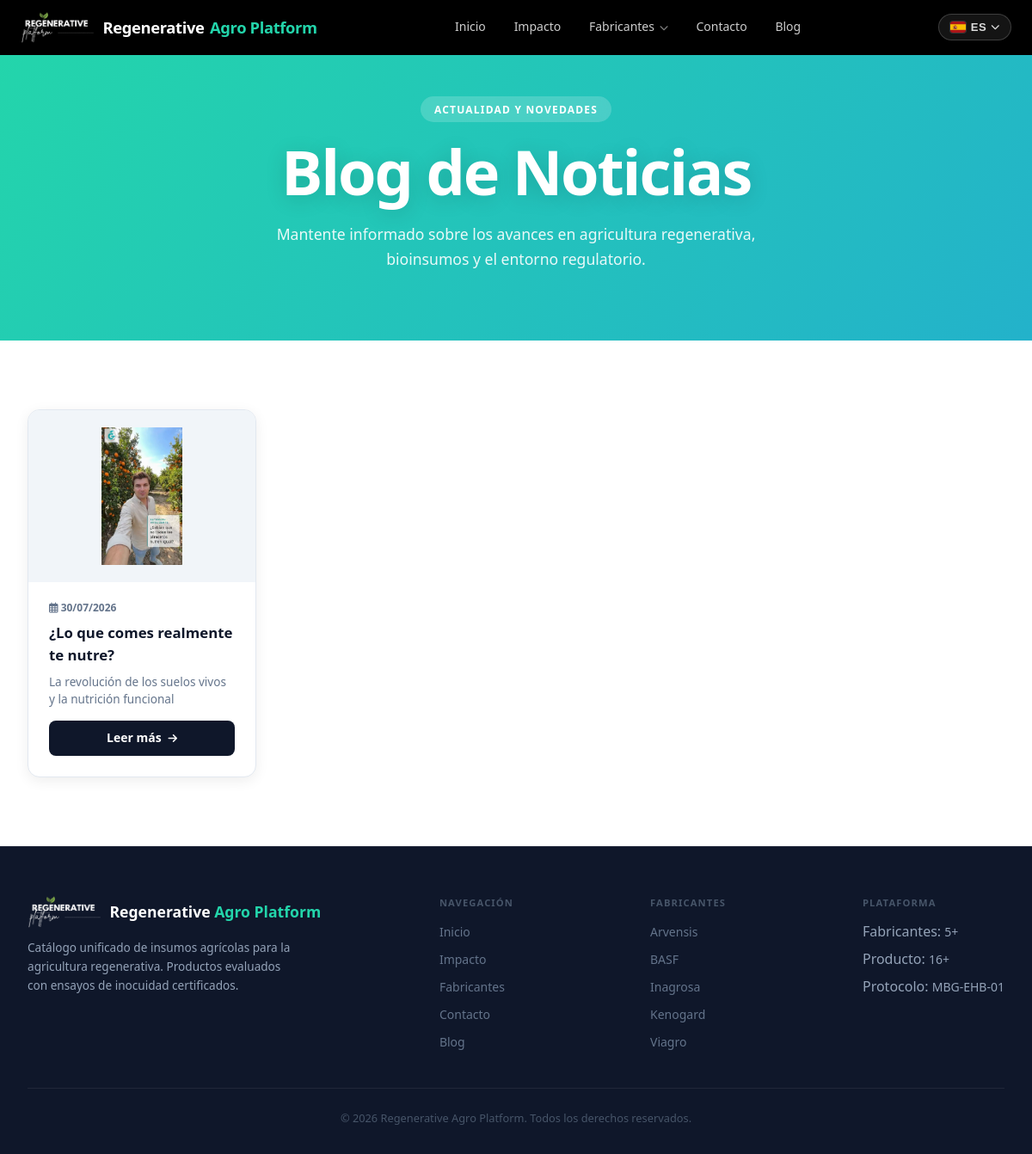
Screenshot of /blog.php with the database file from the repository.
### tables this page shows
CREATE TABLE `blog` (
  `id` int(11) NOT NULL,
  `titulo` varchar(255) NOT NULL,
  `slug` varchar(150) NOT NULL DEFAULT '',
  `resumen` text,
  `contenido` text NOT NULL,
  `imagen` varchar(255) DEFAULT NULL,
  `fecha` datetime NOT NULL DEFAULT CURRENT_TIMESTAMP
);

CREATE TABLE `fabricantes` (
  `id` int(11) NOT NULL,
  `nombre` varchar(255) NOT NULL,
  `descripcion` text,
  `imagen` varchar(255) DEFAULT NULL,
  `slug` varchar(150) NOT NULL DEFAULT '',
  `activo` char(1) DEFAULT 'S'
);

### i18n.php (called while the page is built, shortened)
<?php
$allowed_langs = ['es', 'en', 'pt', 'fr', 'ca'];
if (isset($_SESSION['lang'])) {
    $current_lang = $_SESSION['lang'];
} elseif (isset($_COOKIE['user_lang']) && in_array($_COOKIE['user_lang'], $allowed_langs)) {
    $current_lang = $_COOKIE['user_lang'];
} else {
    $current_lang = 'es';
}
$lang_file = __DIR__ . "/lang/{$current_lang}.php";
$translations = file_exists($lang_file) ? require $lang_file : [];
$url_map = [
    'es' => ['index' => '', 'blog' => 'blog.php'],
    'en' => ['index' => '', 'blog' => 'news.php'],
    'pt' => ['index' => '', 'blog' => 'noticias.php'],
    'fr' => ['index' => '', 'blog' => 'nouvelles.php'],
    'ca' => ['index' => '', 'blog' => 'noticies.php'],
];
$current_url_map = $url_map[$current_lang] ?? $url_map['es'];
$page_segment_map = [
    'es' => ['fabricante' => 'fabricante',   'producto' => 'producto', 'blog' => 'blog'],
    'en' => ['fabricante' => 'manufacturer', 'producto' => 'product',  'blog' => 'news'],
    'pt' => ['fabricante' => 'fabricante',   'producto' => 'produto',  'blog' => 'noticias'],
    'fr' => ['fabricante' => 'fabricant',    'producto' => 'produit',  'blog' => 'nouvelles'],
    'ca' => ['fabricante' => 'fabricant',    'producto' => 'producte', 'blog' => 'noticies'],
];
$current_page_segment_map = $page_segment_map[$current_lang] ?? $page_segment_map['es'];
function __t($key, $default = '') {
    global $translations;
    return $translations[$key] ?? ($default ?: $key);
}
function __anchor($key) {
    global $current_lang;
    $anchors = [
        'fabricantes' => [
            'es' => 'fabricantes',
            'en' => 'manufacturers',
            'pt' => 'fabricantes',
            'fr' => 'fabricants',
            'ca' => 'fabricants',
        ],
        'contacto' => [
            'es' => 'contacto',
            'en' => 'contact',
            'pt' => 'contato',
            'fr' => 'contact',
            'ca' => 'contacte',
        ],
        'impacto' => [
            'es' => 'impacto',
            'en' => 'impact',
            'pt' => 'impacto',
            'fr' => 'impact',
            'ca' => 'impacte',
        ],
    ];
    return $anchors[$key][$current_lang] ?? $anchors[$key]['es'] ?? $key;
}
function __url($page_key, $params = []) {
    global $current_url_map, $current_lang, $current_page_segment_map;
    if (in_array($page_key, ['fabricante', 'producto', 'blog'], true) && !empty($params['slug'])) {
        $segment = $current_page_segment_map[$page_key] ?? $page_key;
        $slug = $params['slug'];
        unset($params['slug']);
        $url = BASE_PATH . '/' . $current_lang . '/' . $segment . '/' . rawurlencode($slug);
        return $url . (!empty($params) ? '?' . http_build_query($params) : '');
    }
    $path = $current_url_map[$page_key] ?? ($page_key . '.php');
    $url = BASE_PATH . '/' . $current_lang . '/' . $path;
    return $url . (!empty($params) ? '?' . http_build_query($params) : '');
}
function __asset_url($path) {
    $isRootRelative = $path[0] === '/';
    $relativePath = preg_replace('#^(?:\./)+#', '', ltrim($path, '/'));
    return BASE_PATH . '/' . ltrim($path, './');
}
function __tdb($mysqli, $tabla, $traduccion_id, $campo, $textoOriginal) {
    global $current_lang;
    if ($current_lang === 'es' || empty($textoOriginal)) {
        return $textoOriginal;
    }
    return $textoOriginal;
}
?>

### blog.php (the view, shortened to what this page needs)
<?php
require_once __DIR__ . '/i18n.php';
require_once __DIR__ . '/db_connection.php';
$singleNews = null;
$noticiasList = [];
if (!$singleNews) {
    $res = $mysqli->query('SELECT id, titulo, slug, resumen, contenido, imagen, fecha
                           FROM blog
                           ORDER BY fecha DESC');
    if ($res) {
        while ($row = $res->fetch_assoc()) {
            $noticiasList[] = $row;
        }
    }
}
$protocol = (!empty($_SERVER['HTTPS']) && $_SERVER['HTTPS'] !== 'off') ? 'https' : 'http';
$currentUrl = $protocol . '://' . $_SERVER['HTTP_HOST'] . $_SERVER['REQUEST_URI'];
$shareUrl = static function (string $baseUrl, array $parameters): string {
    return $baseUrl . '?' . http_build_query($parameters, '', '&', PHP_QUERY_RFC3986);
};
?>
<!DOCTYPE html>
<html lang="<?php echo isset($current_lang) ? $current_lang : 'es'; ?>">
<head>
    <link rel="stylesheet" href="<?php echo BASE_PATH; ?>/style.css?v=<?php echo time(); ?>">
    <link rel="stylesheet" href="https://cdnjs.cloudflare.com/ajax/libs/font-awesome/6.0.0/css/all.min.css">
</head>
<body>
<?php require_once __DIR__ . '/nav.php'; ?>
<?php if ($singleNews):
    $titulo = __tdb($mysqli, 'blog', $singleNews['id'], 'titulo', $singleNews['titulo']);
    $contenido = __tdb($mysqli, 'blog', $singleNews['id'], 'contenido', $singleNews['contenido']);
?>
    <section class="hero-section" style="min-height: 45vh; padding: 4rem 2rem 6rem 2rem; background: linear-gradient(135deg, #0f172a 0%, #1e293b 100%);">
        <div class="hero-content" style="max-width: 860px; margin: 0 auto; text-align: left;">
            <a href="<?php echo htmlspecialchars(__url('blog')); ?>" class="btn-back">
                <i class="fas fa-arrow-left"></i> <?php echo __t('blog.volver', 'Volver al blog'); ?>
            </a>
            <h1 class="hero-title" style="font-size: 2.6rem; margin-top: 1.5rem; line-height: 1.25; color: #ffffff;">
                <?php echo htmlspecialchars($titulo); ?>
            </h1>
        </div>
    </section>
    <div class="article-container">
        <article class="article-card">
            <div class="article-meta">
                <span class="article-meta-badge">
                    <i class="fas fa-tag"></i> <?php echo __t('blog.categoria', 'Actualidad'); ?>
                </span>
                <span>
                    <i class="far fa-calendar-alt"></i> <?php echo date('d/m/Y', strtotime($singleNews['fecha'])); ?>
                </span>
            </div>
            <?php if (!empty($singleNews['imagen'])): ?>
                <div class="article-img-wrapper">
                    <img src="<?php echo htmlspecialchars(__asset_url($singleNews['imagen'])); ?>" alt="<?php echo htmlspecialchars($titulo); ?>">
                </div>
            <?php endif; ?>
            <div class="article-content">
    <?php
        $contenidoConRutas = str_replace(
            ['src="./media/', "src='./media/", 'src="media/', "src='media/"],
            ['src="/media/', "src='/media/", 'src="/media/', "src='/media/"],
            $contenido
        );
        echo nl2br($contenidoConRutas);
    ?>
</div>
            <div class="share-container">
                <span class="share-title"><?php echo __t('blog.compartir', 'Compartir:'); ?></span>
                <div class="share-buttons">
                    <a href="<?php echo htmlspecialchars($shareUrl('https://www.facebook.com/sharer/sharer.php', ['u' => $currentUrl]), ENT_QUOTES, 'UTF-8'); ?>"
                    target="_blank" rel="noopener noreferrer" class="share-btn share-facebook" title="<?php echo __t('blog.share_facebook', 'Compartir en Facebook'); ?>">
                        <i class="fa-brands fa-facebook-f"></i>
                    </a>
                    <a href="<?php echo htmlspecialchars($shareUrl('https://www.linkedin.com/sharing/share-offsite/', ['url' => $currentUrl]), ENT_QUOTES, 'UTF-8'); ?>"
                    target="_blank" rel="noopener noreferrer" class="share-btn share-linkedin" title="<?php echo __t('blog.share_linkedin', 'Compartir en LinkedIn'); ?>">
                        <i class="fa-brands fa-linkedin-in"></i>
                    </a>
                    <a href="https://twitter.com/intent/tweet?url=<?php echo urlencode($currentUrl); ?>&text=<?php echo urlencode($titulo); ?>"
                    target="_blank" rel="noopener noreferrer" class="share-btn share-x" title="<?php echo __t('blog.share_x', 'Compartir en X'); ?>">
                        <svg viewBox="0 0 24 24" width="18" height="18" fill="currentColor">
                            <path d="M18.244 2.25h3.308l-7.227 8.26 8.502 11.24H16.17l-5.214-6.817L4.99 21.75H1.68l7.73-8.835L1.254 2.25H8.08l4.713 6.231zm-1.161 17.52h1.833L7.084 4.126H5.117z"/>
                        </svg>
                    </a>
                    <a href="https://api.whatsapp.com/send?text=<?php echo urlencode($titulo . ' - ' . $currentUrl); ?>"
                    target="_blank" rel="noopener noreferrer" class="share-btn share-whatsapp" title="<?php echo __t('blog.share_whatsapp', 'Compartir en WhatsApp'); ?>">
                        <i class="fa-brands fa-whatsapp"></i>
                    </a>
                    <a href="<?php echo htmlspecialchars($shareUrl('mailto:', ['subject' => $titulo, 'body' => 'Te comparto este artículo: ' . $currentUrl]), ENT_QUOTES, 'UTF-8'); ?>"
                    class="share-btn share-email" title="Enviar por Email">
                        <i class="fas fa-envelope"></i>
                    </a>
                </div>
            </div>
        </article>
    </div>
<?php else: ?>
    <section class="hero-section" style="min-height: 35vh; padding: 3rem 2rem;">
        <div class="hero-content">
            <span class="hero-eyebrow"><?php echo __t('blog.eyebrow', 'Actualidad y Novedades'); ?></span>
            <h1 class="hero-title"><?php echo __t('blog.title', 'Blog de Noticias'); ?></h1>
            <p class="hero-desc"><?php echo __t('blog.desc', 'Mantente informado sobre los avances en agricultura regenerativa, bioinsumos y el entorno regulatorio.'); ?></p>
        </div>
    </section>
    <section class="section-pad">
        <div class="section-inner">
            <?php if (!empty($noticiasList)): ?>
                <div class="product-grid">
                    <?php foreach ($noticiasList as $item):
                        $itemTitulo = __tdb($mysqli, 'blog', $item['id'], 'titulo', $item['titulo']);
                        $itemResumen = __tdb($mysqli, 'blog', $item['id'], 'resumen', $item['resumen']);
                        $itemSlug = __tdb($mysqli, 'blog', $item['id'], 'slug', $item['slug']);
                    ?>
                        <article class="product-card">
                            <div class="card-img">
                                <?php if (!empty($item['imagen'])): ?>
                                    <img src="<?php echo htmlspecialchars(__asset_url($item['imagen'])); ?>"
                                        alt="<?php echo htmlspecialchars($itemTitulo); ?>"
                                        style="max-width: 100%; max-height: 100%; width: auto; height: auto; object-fit: contain;">
                                <?php else: ?>
                                    <i class="fas fa-newspaper" style="font-size:3rem; color:#cbd5e1;"></i>
                                <?php endif; ?>
                            </div>
                            <div class="card-body">
                                <span style="font-size: 0.75rem; color: var(--muted); font-weight: 600;">
                                    <i class="far fa-calendar-alt"></i> <?php echo date('d/m/Y', strtotime($item['fecha'])); ?>
                                </span>
                                <h3><?php echo htmlspecialchars($itemTitulo); ?></h3>
                                <p><?php echo htmlspecialchars($itemResumen); ?></p>
                                <a href="<?php echo htmlspecialchars(__url('blog', ['slug' => $itemSlug])); ?>" class="btn btn-full">
                                    <?php echo __t('blog.leer_mas', 'Leer más'); ?> <i class="fas fa-arrow-right" aria-hidden="true" style="font-size:0.75rem; margin-left:4px;"></i>
                                </a>
                            </div>
                        </article>
                    <?php endforeach; ?>
                </div>
            <?php endif; ?>
        </div>
    </section>
<?php endif; ?>
<?php require_once __DIR__ . '/footer.php'; ?>
</body>
</html>

### footer.php (shortened to what this page needs)
<?php
require_once __DIR__ . '/i18n.php';
if (!isset($fabricantesData) && isset($mysqli)) {
    $fabricantesData = [];
    $resFabFooter = $mysqli->query("SELECT id, nombre, slug FROM fabricantes WHERE activo = 'S' ORDER BY nombre");
    if ($resFabFooter) {
        while ($r = $resFabFooter->fetch_assoc()) {
            $fabricantesData[] = $r;
        }
    }
}
$totFab   = $totalFabricantes ?? (isset($fabricantesData) ? count($fabricantesData) : 0);
$totProd  = $totalProductos ?? (isset($mysqli) ? (int)$mysqli->query("SELECT COUNT(*) AS c FROM productos p INNER JOIN fabricantes f ON p.fabricante_id = f.id WHERE f.activo = 'S'")->fetch_assoc()['c'] : 0);
?>
<footer>
    <div class="footer-inner">
        <div class="footer-brand">
            <div class="footer-brand-name">
            <a href="<?php echo htmlspecialchars(__url('index')); ?>" class="footer-logo-link">
                    <img src="/media/logo.png" alt="Logo Regenerative Agro Platform" class="nav-brand-logo">
                    <span>Regenerative<span style="color:var(--teal);"> Agro Platform</span></span>
                </a>
            </div>
            <p><?php echo __t('index.footer_brand_desc', 'Catálogo unificado de insumos agrícolas para la agricultura regenerativa. Productos evaluados con ensayos de inocuidad certificados.'); ?></p>
        </div>
        <div class="footer-col">
            <h4><?php echo __t('footer.nav_title', 'Navegación'); ?></h4>
            <ul>
                <li><a href="<?php echo htmlspecialchars(__url('index')); ?>"><?php echo __t('nav.inicio', 'Inicio'); ?></a></li>
                <li><a href="<?php echo htmlspecialchars(__url('index')); ?>#<?php echo htmlspecialchars(__anchor('impacto')); ?>"><?php echo __t('footer.impacto', 'Impacto'); ?></a></li>
                <li><a href="<?php echo htmlspecialchars(__url('index')); ?>#<?php echo htmlspecialchars(__anchor('fabricantes')); ?>"><?php echo __t('nav.fabricantes', 'Fabricantes'); ?></a></li>
                <li><a href="<?php echo htmlspecialchars(__url('index')); ?>#<?php echo htmlspecialchars(__anchor('contacto')); ?>"><?php echo __t('footer.contacto', 'Contacto'); ?></a></li>
                <li><a href="<?php echo htmlspecialchars(__url('blog')); ?>#blog"><?php echo __t('footer.blog', 'Blog'); ?></a></li>
            </ul>
        </div>
        <div class="footer-col">
            <h4><?php echo __t('footer.manufacturers_title', 'Fabricantes'); ?></h4>
            <ul>
                <?php if (!empty($fabricantesData)): ?>
                    <?php foreach ($fabricantesData as $fab): ?>
                        <li>
                            <?php $fabricanteUrl = !empty($fab['slug'])
                                ? __url('fabricante', ['slug' => $fab['slug']])
                                : __url('fabricante', ['id' => (int)$fab['id']]); ?>
                            <a href="<?php echo htmlspecialchars($fabricanteUrl); ?>">
                                <?php echo htmlspecialchars($fab['nombre']); ?>
                            </a>
                        </li>
                    <?php endforeach; ?>
                <?php endif; ?>
            </ul>
        </div>
        <div class="footer-col">
            <h4><?php echo __t('footer.platform_title', 'Plataforma'); ?></h4>
            <ul>
                <li><?php echo __t('footer.manufacturers_title', 'Fabricantes'); ?>: <span><?php echo $totFab; ?>+</span></li>
                <li><?php echo __t('footer.product_title', 'Productos'); ?>: <span><?php echo $totProd; ?>+</span></li>
                <li><?php echo __t('footer.protocol', 'Protocolo'); ?>: <span>MBG-EHB-01</span></li>
            </ul>
        </div>
    </div>
    <div class="footer-bottom">
        <p>&copy; <?php echo date('Y'); ?> Regenerative Agro Platform. <?php echo __t('footer.copyright', 'Todos los derechos reservados.'); ?></p>
    </div>
</footer>

### rows the page displays
blog: imagen (picture), fecha "30/07/2026", titulo "¿Lo que comes realmente te nutre?", resumen "La revolución de los suelos vivos y la nutrición funcional"
fabricantes: nombre "Arvensis"
fabricantes: nombre "BASF"
fabricantes: nombre "Inagrosa"
fabricantes: nombre "Kenogard"
fabricantes: nombre "Viagro"

### other values shown
__t('nav.inicio', 'Inicio') "Inicio"
__t('nav.impacto', 'Impacto') "Impacto"
__t('nav.fabricantes', 'Fabricantes') "Fabricantes"
__t('nav.contacto', 'Contacto') "Contacto"
__t('nav.blog', 'Blog') "Blog"
$navLangLabels[$current_lang] "ES"
__t('blog.eyebrow', 'Actualidad y Novedades') "ACTUALIDAD Y NOVEDADES"
__t('blog.title', 'Blog de Noticias') "Blog de Noticias"
__t('footer.nav_title', 'Navegación') "NAVEGACIÓN"
__t('footer.impacto', 'Impacto') "Impacto"
__t('footer.contacto', 'Contacto') "Contacto"
__t('footer.blog', 'Blog') "Blog"
__t('footer.manufacturers_title', 'Fabricantes') "FABRICANTES"
__t('footer.platform_title', 'Plataforma') "PLATAFORMA"
__t('footer.manufacturers_title', 'Fabricantes') "Fabricantes"
